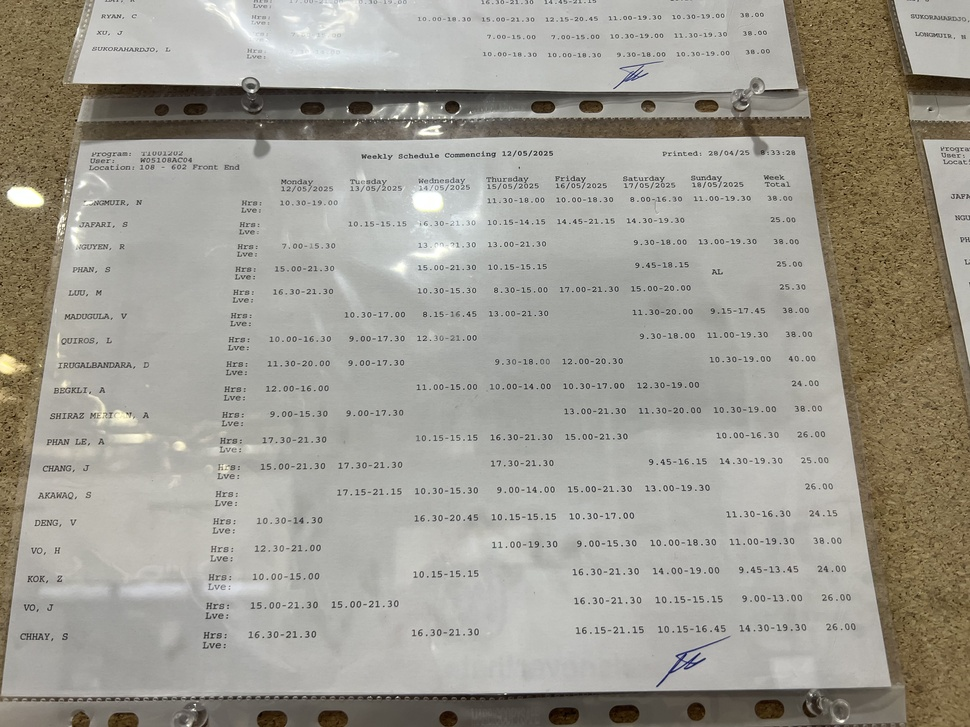
#> input picture timetable.jpg, 970 x 727 px, shrunk from 4032 x 3024 before the run
$ python extract_timetable.py
#> lines starting #> are read from the running program, lines starting #| are printed output that depends on the picture; after the words box and inside, x2 and y2 are one past the last pixel; in counts of white or black regions, pixels touching at a corner belong together
import cv2
import pytesseract

def extract_text_from_image(image_path):
#> called with image_path = 'timetable.jpg'
    img = cv2.imread(image_path)
#> img is the input picture: shape (727, 970, 3); mean B, G, R 147.3, 156.8, 159.8
    gray = cv2.cvtColor(img, cv2.COLOR_BGR2GRAY)
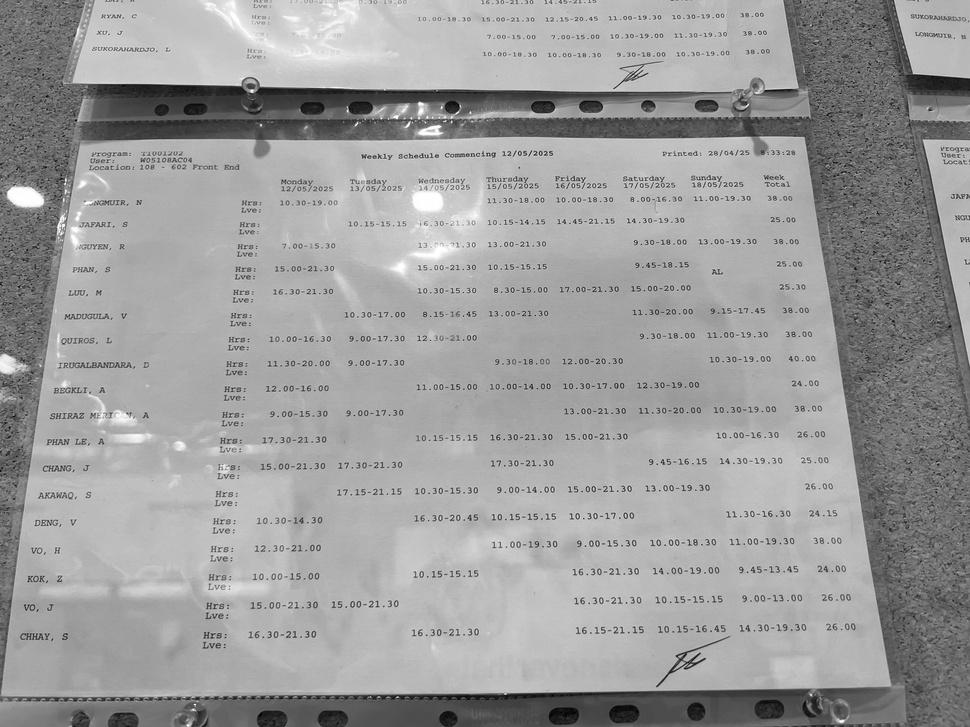
#> gray: shape (727, 970); min 2, max 255, mean 156.6
    _, thresh = cv2.threshold(gray, 150, 255, cv2.THRESH_BINARY)
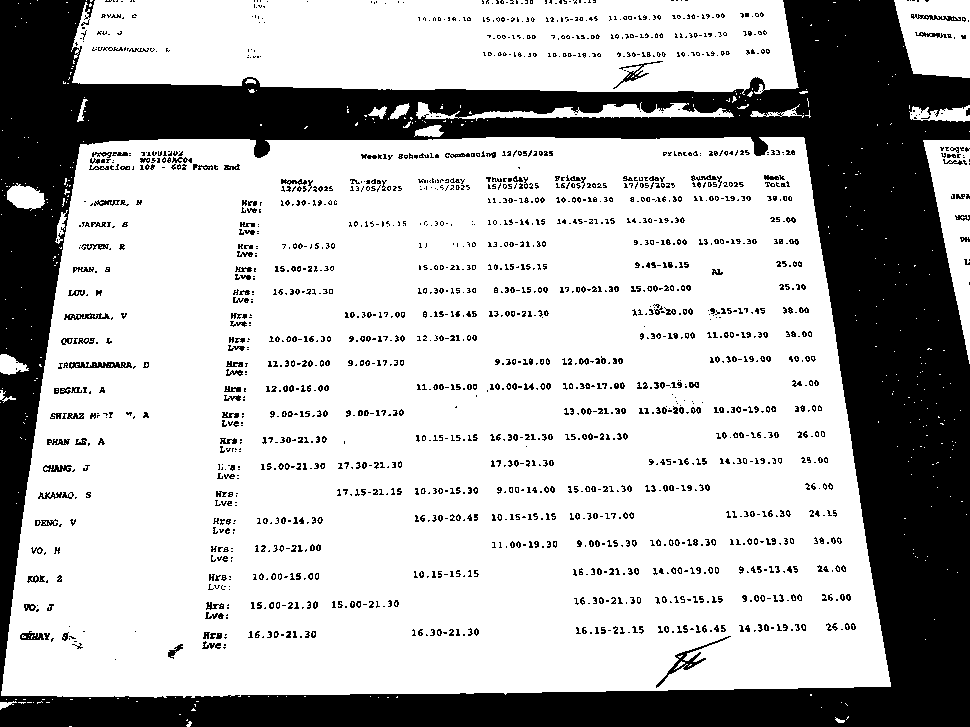
#> thresh: shape (727, 970); 71.1% white; 1815 black regions (1417 under 20 px), largest, box (x1, y1, x2, y2) and area: (0, 0, 970, 727) 178034, (656, 636, 731, 688) 419, (69, 362, 132, 369) 276

#> (the run stopped early here; a loop or call above may not have finished)
